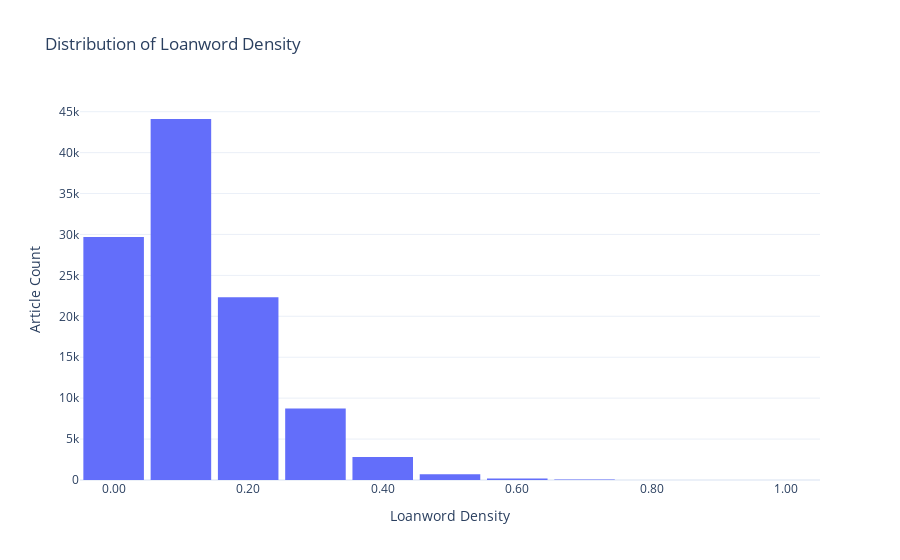

Source (notebook cell):
### Code cell
fig = px.histogram(
    df,
    x="loanword_density",
    nbins=10,  
    title="Distribution of Loanword Density",
    labels={"loanword_density": "Loanword Density",
            "count": "Number of Articles"},
    template="plotly_white"
)

fig.update_layout(
    bargap=0.1,
    xaxis=dict(tickformat=".2f"),
    yaxis_title="Article Count"
)

fig.show()

### Figure 1 — Plotly figure (JSON) as saved in the notebook; plotly's stock layout.template omitted (floating-point values rounded to 4 significant figures; data arrays with more than 128 entries replaced by an {"elided": "..."} marker saying what was removed)
{"data": [{"alignmentgroup": "True", "bingroup": "x", "hovertemplate": "Loanword Density=%{x}<br>count=%{y}<extra></extra>", "legendgroup": "", "marker": {"color": "#636efa", "pattern": {"shape": ""}}, "name": "", "nbinsx": 10, "offsetgroup": "", "orientation": "v", "showlegend": false, "type": "histogram", "x": {"elided": "108618 float values"}, "xaxis": "x", "yaxis": "y"}], "layout": {"bargap": 0.1, "barmode": "relative", "legend": {"tracegroupgap": 0}, "title": {"text": "Distribution of Loanword Density"}, "xaxis": {"anchor": "y", "domain": [0, 1], "tickformat": ".2f", "title": {"text": "Loanword Density"}}, "yaxis": {"anchor": "x", "domain": [0, 1], "title": {"text": "Article Count"}}}}
